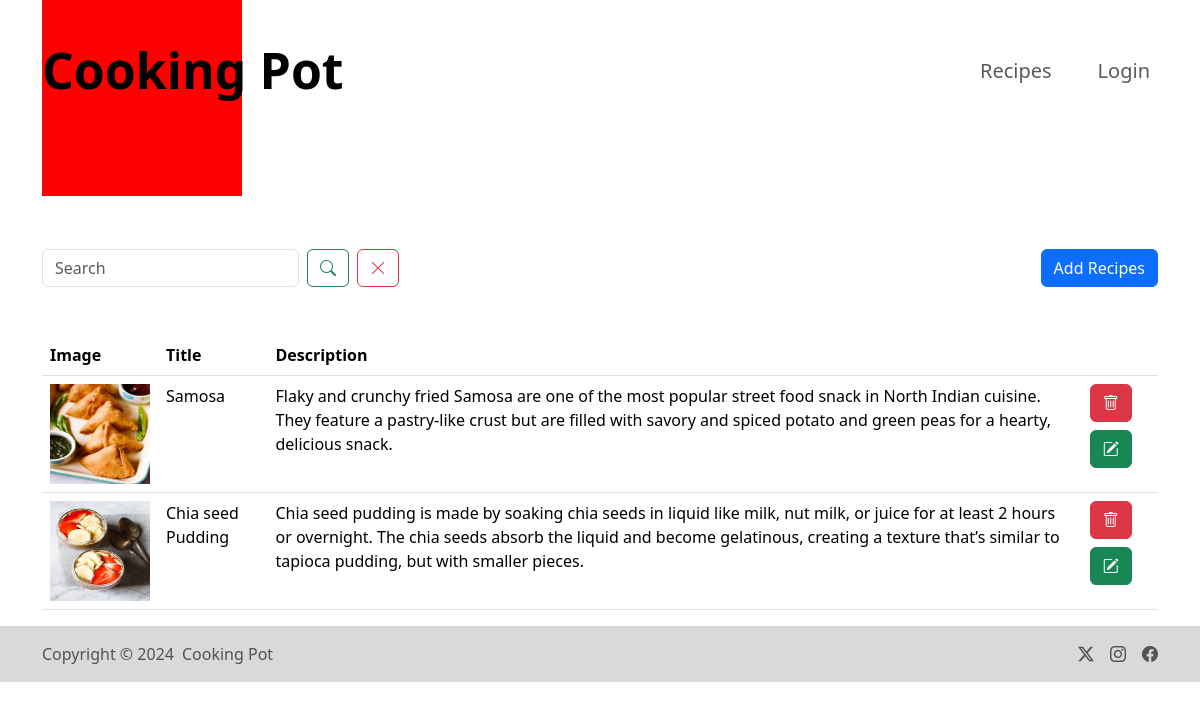
/recipe/, run on an earlier commit of the app's database.
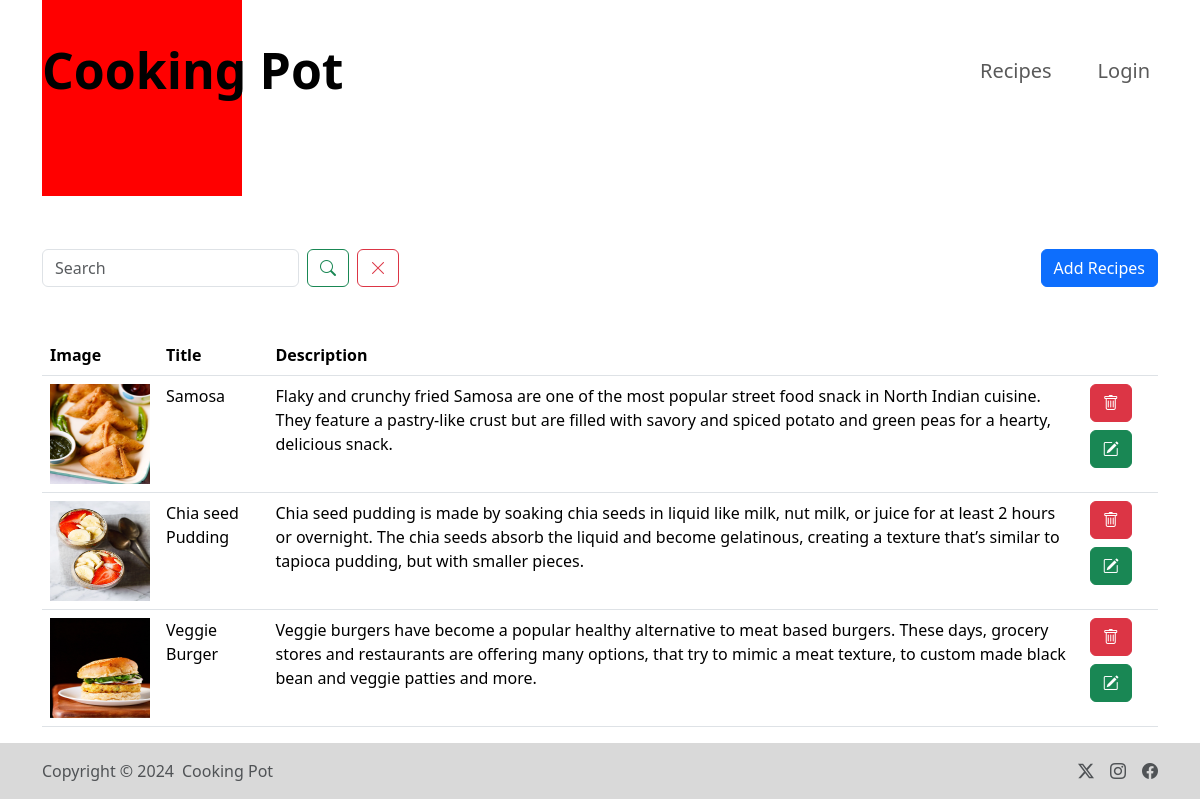
And on a later commit of the database.
### All/models.py (models this page shows)
class Recipe(models.Model):
    recipe_name = models.CharField(max_length=100)
    recipe_description = models.TextField()
    recipe_image = models.ImageField(upload_to="images")

### All/views.py (the view, shortened to what this page needs)
# urls.py: path('recipe/', recipe, name = "recipe"),
def recipe(request):
    queryset = Recipe.objects.all()
    if request.GET.get('search'):
        queryset= queryset.filter(recipe_name__icontains = request.GET.get('search'))
    context = {'recipes' : queryset}
    return render(request, 'recipe.html', context)

### All/Templates/recipe.html (shortened to what this page needs)
{% extends "base.html" %}
{% load static %}
{% block start%}
<div class="container mt-10 ">
    <div class="d-flex justify-content-between mb-5">
      <form class="d-flex">
        <input name="search" class="form-control search-box me-2" type="search" placeholder="Search" aria-label="Search">
        <button class="btn btn-outline-success me-2" type="submit"><i class="bi bi-search"></i></button>
        <button  class="btn btn-outline-danger" type="submit"><i class="bi bi-x-lg"></i></button>
    </form>
    <div>
      <button type="button" class="btn btn-add btn-primary" data-bs-toggle="modal" data-bs-target="#exampleModal">Add Recipes</button>
    </div>
  </div>
    <table class="table">
      <thead>
        <tr>
          <th scope="col">Image</th>
          <th scope="col">Title</th>
          <th scope="col">Description</th>
          <th scope="col"></th>
        </tr>
      </thead>
      <tbody>
        {% for recipe in recipes %}
        <tr>
          <td><img src="/media/{{recipe.recipe_image}}" style="height: 100px; width: 100px;"> </td>
          <td>{{recipe.recipe_name}}</td>
          <td>{{recipe.recipe_description}}</td>
          <td>
            <a href="/delete_recipe/{{recipe.id}}/" class="btn btn-danger"> <i class="bi bi-trash"></i> </a>
            <a href="/update_recipe/{{recipe.id}}/" class="btn btn-success mt-2"><i class="bi bi-pencil-square"></i> </a>
          </td>
        </tr>
       {% endfor %}
      </tbody>
    </table>
</div>
{% endblock %}

### All/Templates/base.html (shortened to what this page needs)
<!DOCTYPE html>
<html lang="en">
<head>
    <link rel="stylesheet" href="https://cdn.jsdelivr.net/npm/bootstrap-icons@1.11.3/font/bootstrap-icons.min.css">
    <link href= "https://getbootstrap.com/docs/5.3/assets/css/docs.css" rel="stylesheet"/>
    <link href="https://cdn.jsdelivr.net/npm/bootstrap@5.3.3/dist/css/bootstrap.min.css" rel="stylesheet">
</head>
<body>
  <nav class="navbar navbar-expand-lg ">
  <div class="container">
    <a class="navbar-brand mx-auto" href=" /">Cooking Pot</a>
    <div class="red-box"></div>
    <div class="collapse navbar-collapse justify-content-end" id="navbarSupportedContent">
      <ul class="navbar-nav">
        <li class="nav-item">
          <a class="nav-link" href="/recipe/">Recipes</a>
        </li>
      </ul>
      <ul class="navbar-nav">
        <li class="nav-item">
          <a class="nav-btn nav-link" href="#">Login</a>
        </li>
      </ul>
    </div>
  </div>
  </nav>
  {% block start %}
  {% endblock %}
<div class="footer footer-start">
  <div class="container my-">
    <footer class="d-flex flex-wrap justify-content-between align-items-center py-3">
      <div class="col-md-4 d-flex align-items-center">
        <span class="text-muted">Copyright &copy; 2024 </span>
        <a href="#" class="mb-3 ms-2 mb-md-0 text-muted text-decoration-none lh-1"> Cooking Pot</a>
      </div>
      <ul class="nav col-md-4 justify-content-end list-unstyled d-flex">
        <li class="ms-3"><a class="text-muted" href="#"><i class="bi bi-twitter-x"></i></a></li>
        <li class="ms-3"><a class="text-muted" href="#"><i class="bi bi-instagram"> </i></a></li>
        <li class="ms-3"><a class="text-muted" href="#"><i class="bi bi-facebook"></i></a></li>
      </ul>
    </footer>
  </div>
</div>
</body>
</html>

### All/Templates/base.html (style rules this page uses)
html { scroll-behavior: smooth; }
.navbar-nav { margin-left: 30px; }
.red-box { background-color: red; width: 200px; height: 250px; position: absolute; }
.navbar { margin-top: 20px; }
.navbar-brand { z-index: 1; font-size: 50px; font-weight: bold; }
.mt-10 { margin-top: 8rem; }
.nav-link { font-size: 20px; }
.btn-add { display: flex; align-items: flex-end; }
.search-box { width:100% ; }
.footer-start { background-color: #D9D9D9; }
.footer { position: relative; width : 100%; bottom: 0; }

What changed in the data, as far as the page shows it:
added Recipe: recipe_image (picture), recipe_name "Veggie Burger", recipe_description "Veggie burgers have become a popular healthy alternative to meat based burgers. These days, grocery stores and restaurants are offering many options, that try to mimic a meat texture, to custom made black bean and veggie patties and more."
